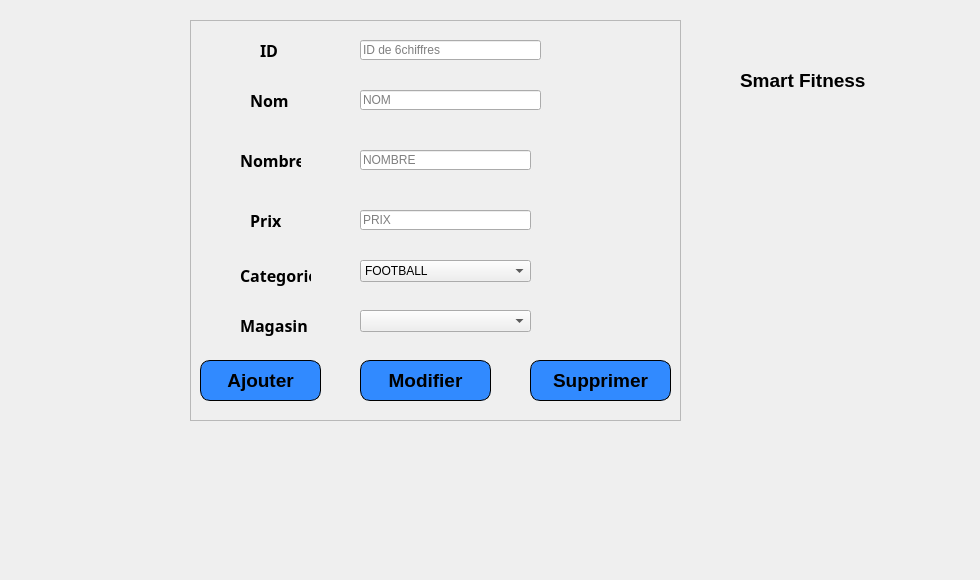
       <widget class="QWidget" name="tab_10">
        <attribute name="title">
         <string>Ajouter produit</string>
        </attribute>
        <widget class="QFrame" name="frame_3">
         <property name="geometry">
          <rect>
           <x>190</x>
           <y>20</y>
           <width>491</width>
           <height>401</height>
          </rect>
         </property>
         <property name="styleSheet">
          <string notr="true"/>
         </property>
         <property name="frameShape">
          <enum>QFrame::StyledPanel</enum>
         </property>
         <property name="frameShadow">
          <enum>QFrame::Raised</enum>
         </property>
         <widget class="QLineEdit" name="lineEdit_idpr">
          <property name="geometry">
           <rect>
            <x>170</x>
            <y>20</y>
            <width>181</width>
            <height>20</height>
           </rect>
          </property>
          <property name="styleSheet">
           <string notr="true"/>
          </property>
          <property name="text">
           <string/>
          </property>
          <property name="placeholderText">
           <string>ID de 6chiffres</string>
          </property>
         </widget>
         <widget class="QLineEdit" name="lineEdit_nompr">
          <property name="geometry">
           <rect>
            <x>170</x>
            <y>70</y>
            <width>181</width>
            <height>20</height>
           </rect>
          </property>
          <property name="styleSheet">
           <string notr="true"/>
          </property>
          <property name="placeholderText">
           <string>NOM</string>
          </property>
         </widget>
         <widget class="QLineEdit" name="lineEdit_nombrepr">
          <property name="geometry">
           <rect>
            <x>170</x>
            <y>130</y>
            <width>171</width>
            <height>20</height>
           </rect>
          </property>
          <property name="styleSheet">
           <string notr="true"/>
          </property>
          <property name="placeholderText">
           <string>NOMBRE</string>
          </property>
         </widget>
         <widget class="QLineEdit" name="lineEdit_prixpr">
          <property name="geometry">
           <rect>
            <x>170</x>
            <y>190</y>
            <width>171</width>
            <height>20</height>
           </rect>
          </property>
          <property name="styleSheet">
           <string notr="true"/>
          </property>
          <property name="placeholderText">
           <string>PRIX</string>
          </property>
         </widget>
         <widget class="QLabel" name="label_nomp">
          <property name="geometry">
           <rect>
            <x>60</x>
            <y>70</y>
            <width>41</width>
            <height>20</height>
           </rect>
          </property>
          <property name="font">
           <font>
            <family>Trebuchet MS</family>
            <pointsize>12</pointsize>
            <weight>75</weight>
            <bold>true</bold>
           </font>
          </property>
          <property name="text">
           <string>Nom</string>
          </property>
         </widget>
         <widget class="QLabel" name="label_nombrep">
          <property name="geometry">
           <rect>
            <x>50</x>
            <y>130</y>
            <width>61</width>
            <height>20</height>
           </rect>
          </property>
          <property name="font">
           <font>
            <family>Trebuchet MS</family>
            <pointsize>12</pointsize>
            <weight>75</weight>
            <bold>true</bold>
           </font>
          </property>
          <property name="text">
           <string>Nombre</string>
          </property>
         </widget>
         <widget class="QLabel" name="label_prixp">
          <property name="geometry">
           <rect>
            <x>60</x>
            <y>190</y>
            <width>41</width>
            <height>20</height>
           </rect>
          </property>
          <property name="font">
           <font>
            <family>Trebuchet MS</family>
            <pointsize>12</pointsize>
            <weight>75</weight>
            <bold>true</bold>
           </font>
          </property>
          <property name="styleSheet">
           <string notr="true"/>
          </property>
          <property name="text">
           <string>Prix</string>
          </property>
         </widget>
         <widget class="QLabel" name="label_categoriep">
          <property name="geometry">
           <rect>
            <x>50</x>
            <y>240</y>
            <width>71</width>
            <height>31</height>
           </rect>
          </property>
          <property name="font">
           <font>
            <family>Trebuchet MS</family>
            <pointsize>12</pointsize>
            <weight>75</weight>
            <bold>true</bold>
           </font>
          </property>
          <property name="text">
           <string>Categorie</string>
          </property>
         </widget>
         <widget class="QLabel" name="label_idp">
          <property name="geometry">
           <rect>
            <x>70</x>
            <y>20</y>
            <width>21</width>
            <height>20</height>
           </rect>
          </property>
          <property name="font">
           <font>
            <family>Trebuchet MS</family>
            <pointsize>12</pointsize>
            <weight>75</weight>
            <bold>true</bold>
           </font>
          </property>
          <property name="text">
           <string>ID</string>
          </property>
         </widget>
         <widget class="QComboBox" name="comboBox_cat">
          <property name="geometry">
           <rect>
            <x>170</x>
            <y>240</y>
            <width>171</width>
            <height>22</height>
           </rect>
          </property>
          <item>
           <property name="text">
            <string>FOOTBALL</string>
           </property>
          </item>
          <item>
           <property name="text">
            <string>HANDBALL</string>
           </property>
          </item>
          <item>
           <property name="text">
            <string>BASKETBALL</string>
           </property>
          </item>
          <item>
           <property name="text">
            <string>VOLLEYBALL</string>
           </property>
          </item>
         </widget>
         <widget class="QLabel" name="label_magasinp">
          <property name="geometry">
           <rect>
            <x>50</x>
            <y>290</y>
            <width>71</width>
            <height>31</height>
           </rect>
          </property>
          <property name="font">
           <font>
            <family>Trebuchet MS</family>
            <pointsize>12</pointsize>
            <weight>75</weight>
            <bold>true</bold>
           </font>
          </property>
          <property name="text">
           <string>Magasin</string>
          </property>
         </widget>
         <widget class="QComboBox" name="combobox_mag">
          <property name="geometry">
           <rect>
            <x>170</x>
            <y>290</y>
            <width>171</width>
            <height>22</height>
           </rect>
          </property>
         </widget>
         <widget class="QLabel" name="label_produit">
          <property name="geometry">
           <rect>
            <x>0</x>
            <y>0</y>
            <width>491</width>
            <height>400</height>
           </rect>
          </property>
          <property name="text">
           <string/>
          </property>
          <property name="pixmap">
           <pixmap>:/images/imf.jpg</pixmap>
          </property>
         </widget>
         <widget class="QPushButton" name="pushButton_sauvgarderproduit">
          <property name="geometry">
           <rect>
            <x>10</x>
            <y>340</y>
            <width>121</width>
            <height>41</height>
           </rect>
          </property>
          <property name="font">
           <font>
            <family>Arial</family>
            <pointsize>14</pointsize>
            <weight>75</weight>
            <italic>false</italic>
            <bold>true</bold>
           </font>
          </property>
          <property name="styleSheet">
           <string notr="true">	border: 1px solid black;
border-radius: 10px;
padding: 0 8px;
background: #318aff;
font: bold, &quot;Arial&quot;;;
text-align:center;</string>
          </property>
          <property name="text">
           <string>Ajouter</string>
          </property>
          <property name="icon">
           <iconset>
            <normaloff>:/images/add-button.png</normaloff>:/images/add-button.png</iconset>
          </property>
          <property name="iconSize">
           <size>
            <width>30</width>
            <height>30</height>
           </size>
          </property>
         </widget>
         <widget class="QPushButton" name="pushButton_modifierproduit">
          <property name="geometry">
           <rect>
            <x>170</x>
            <y>340</y>
            <width>131</width>
            <height>41</height>
           </rect>
          </property>
          <property name="font">
           <font>
            <family>Arial</family>
            <pointsize>14</pointsize>
            <weight>75</weight>
            <italic>false</italic>
            <bold>true</bold>
           </font>
          </property>
          <property name="styleSheet">
           <string notr="true">	border: 1px solid black;
border-radius: 10px;
padding: 0 8px;
background: #318aff;
font: bold, &quot;Arial&quot;;;
text-align:center;</string>
          </property>
          <property name="text">
           <string>Modifier</string>
          </property>
          <property name="icon">
           <iconset>
            <normaloff>:/images/modifier.png</normaloff>:/images/modifier.png</iconset>
          </property>
          <property name="iconSize">
           <size>
            <width>30</width>
            <height>30</height>
           </size>
          </property>
         </widget>
         <widget class="QPushButton" name="pushButton_supprimerpr">
          <property name="geometry">
           <rect>
            <x>340</x>
            <y>340</y>
            <width>141</width>
            <height>41</height>
           </rect>
          </property>
          <property name="font">
           <font>
            <family>Arial</family>
            <pointsize>14</pointsize>
            <weight>75</weight>
            <italic>false</italic>
            <bold>true</bold>
           </font>
          </property>
          <property name="styleSheet">
           <string notr="true">	border: 1px solid black;
border-radius: 10px;
padding: 0 8px;
background: #318aff;
font: bold, &quot;Arial&quot;;;
text-align:center;</string>
          </property>
          <property name="text">
           <string>Supprimer</string>
          </property>
          <property name="icon">
           <iconset>
            <normaloff>:/images/Erase.png</normaloff>:/images/Erase.png</iconset>
          </property>
          <property name="iconSize">
           <size>
            <width>25</width>
            <height>25</height>
           </size>
          </property>
         </widget>
         <zorder>label_produit</zorder>
         <zorder>lineEdit_idpr</zorder>
         <zorder>lineEdit_nompr</zorder>
         <zorder>lineEdit_nombrepr</zorder>
         <zorder>lineEdit_prixpr</zorder>
         <zorder>label_nomp</zorder>
         <zorder>label_nombrep</zorder>
         <zorder>label_prixp</zorder>
         <zorder>label_categoriep</zorder>
         <zorder>label_idp</zorder>
         <zorder>comboBox_cat</zorder>
         <zorder>label_magasinp</zorder>
         <zorder>combobox_mag</zorder>
         <zorder>pushButton_sauvgarderproduit</zorder>
         <zorder>pushButton_modifierproduit</zorder>
         <zorder>pushButton_supprimerpr</zorder>
        </widget>
        <widget class="QLabel" name="label_137">
         <property name="geometry">
          <rect>
           <x>740</x>
           <y>70</y>
           <width>141</width>
           <height>20</height>
          </rect>
         </property>
         <property name="font">
          <font>
           <pointsize>14</pointsize>
           <weight>75</weight>
           <bold>true</bold>
          </font>
         </property>
         <property name="styleSheet">
          <string notr="true">backgound-color:rgb(255, 0, 0)</string>
         </property>
         <property name="text">
          <string>Smart Fitness</string>
         </property>
        </widget>
        <widget class="QLabel" name="label_produit_3">
         <property name="geometry">
          <rect>
           <x>0</x>
           <y>0</y>
           <width>971</width>
           <height>571</height>
          </rect>
         </property>
         <property name="text">
          <string/>
         </property>
         <property name="pixmap">
          <pixmap>:/images/haya.png</pixmap>
         </property>
        </widget>
        <widget class="QLabel" name="label_138">
         <property name="geometry">
          <rect>
           <x>750</x>
           <y>0</y>
           <width>121</width>
           <height>61</height>
          </rect>
         </property>
         <property name="styleSheet">
          <string notr="true">background-image: url(:/images/logo.png);</string>
         </property>
         <property name="text">
          <string/>
         </property>
        </widget>
        <zorder>label_produit_3</zorder>
        <zorder>label_137</zorder>
        <zorder>label_138</zorder>
        <zorder>frame_3</zorder>
       </widget>
